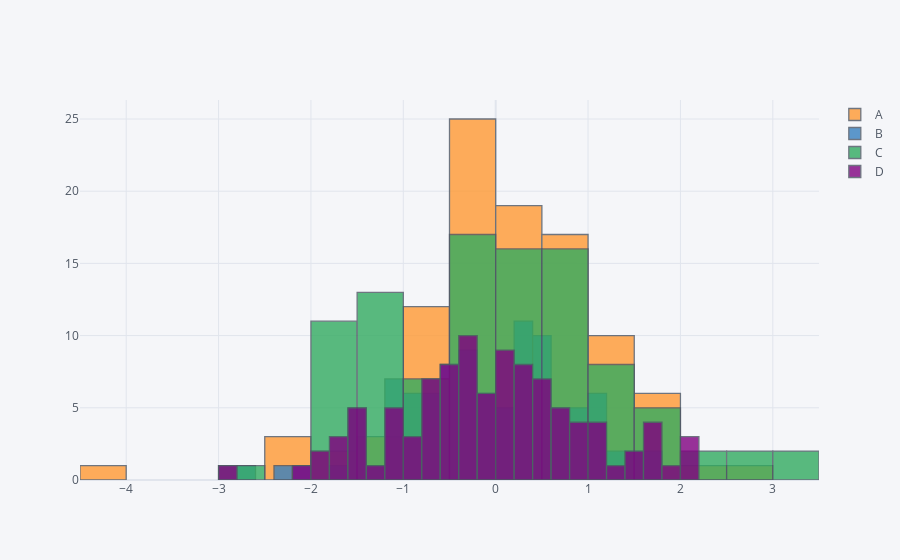

The code cell stored with this chart in its notebook:
### Markdown cell above
## iplot() on histogram

### Code cell
df.iplot(kind = 'hist', bins = 25)
plt.show()
